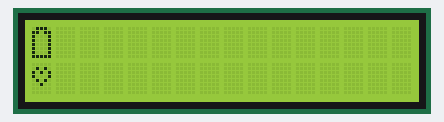
Bench run of a sketch on a simulated Arduino Uno, built with avr-gcc and run on an emulated ATmega328P. Shown: 16×2 character LCD.

Above: at 0.1 s.
At 3.1 s:
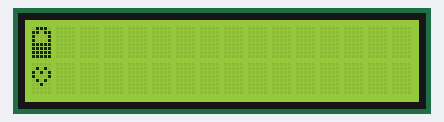
At 6.1 s:
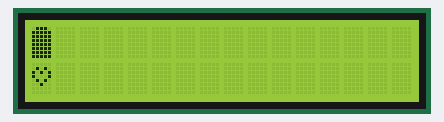

The sketch:

caracteres_especiais.ino
```cpp
#include <LiquidCrystal.h>		// importando biblioteca 'LiquidCrystal.h'

LiquidCrystal lcd(7, 6, 5, 4,3, 2);	 // criando o objeto da classe chamado 'lcd' e passando os parâmetro de configuração

byte coracao[8]={B00000, B01010, B10101, B10001, B01010, B00100, B00000, B00000};	// carácteres que formam um 'CORAÇÃO'

byte bateriaL[8]={B01110, B11011, B10001, B10001, B10001, B10001, B10001, B11111};		// carácteres que formam uma bateria 'LOW'

byte bateriaM[8]={B01110,B11011,B10001,B10001,B11111,B11111,B11111,B11111};		// carácteres que formam uma bateria 'MEDIAN'

byte bateriaF[8]={B01110,B11111,B11111,B11111,B11111,B11111,B11111,B11111};			// carácteres que formam uma bateria 'FULL'

void setup(){
  lcd.begin(16, 2);		// método 'begin' precisa dos parâmetros relacionados ao tamanho do display
  lcd.createChar(1, coracao);		// criando o carácter
  lcd.createChar(2, bateriaL);
  lcd.createChar(3, bateriaM);
  lcd.createChar(4, bateriaF);
}

void loop(){
  lcd.clear();
  lcd.setCursor(0, 0);		// a bateria estará na coluna '0' e linha de '0'
  lcd.write(2);		// imprimindo 'bateriaL'
  lcd.setCursor(0, 1);		// coração estará na coluna '0' e linha '1'
  lcd.write(1);		// fazendo impressão do coração com 'write'
  delay(3000);
  lcd.clear();
  lcd.setCursor(0, 0);
  lcd.write(3);		// imprimindo 'bateriaM'
  lcd.setCursor(0, 1);
  lcd.write(1);
  delay(3000);
  lcd.setCursor(0, 0);
  lcd.write(4);		// imprimindo 'bateriaF'
  lcd.setCursor(0, 1);
  lcd.write(1);
  delay(3000);

}
```

Measured:
- by itself, everything shown: repeats every 9.0 s, in 3 steps
- what the display in image 1 shows lasts 3.0 s, from 3.1 s to 6.1 s
